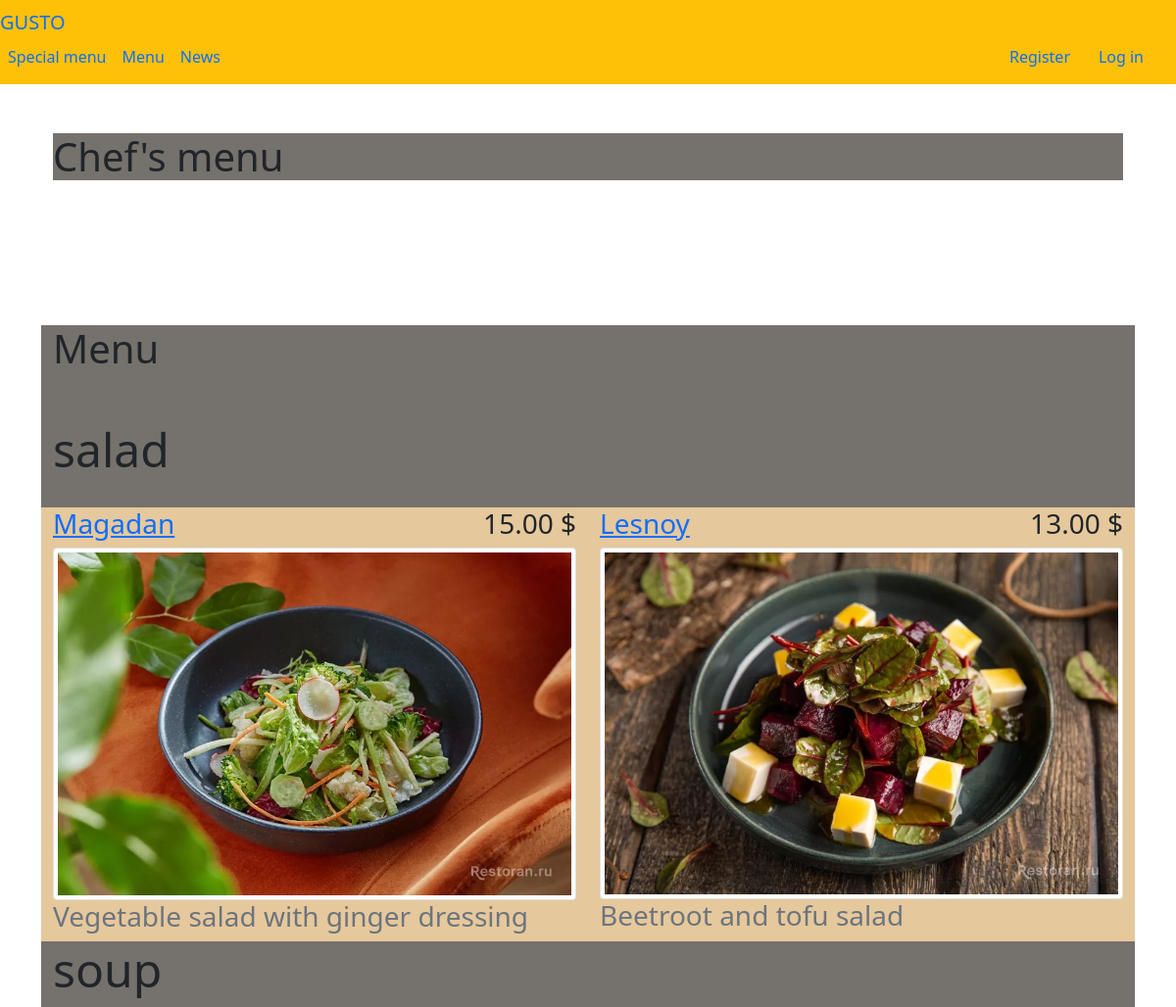
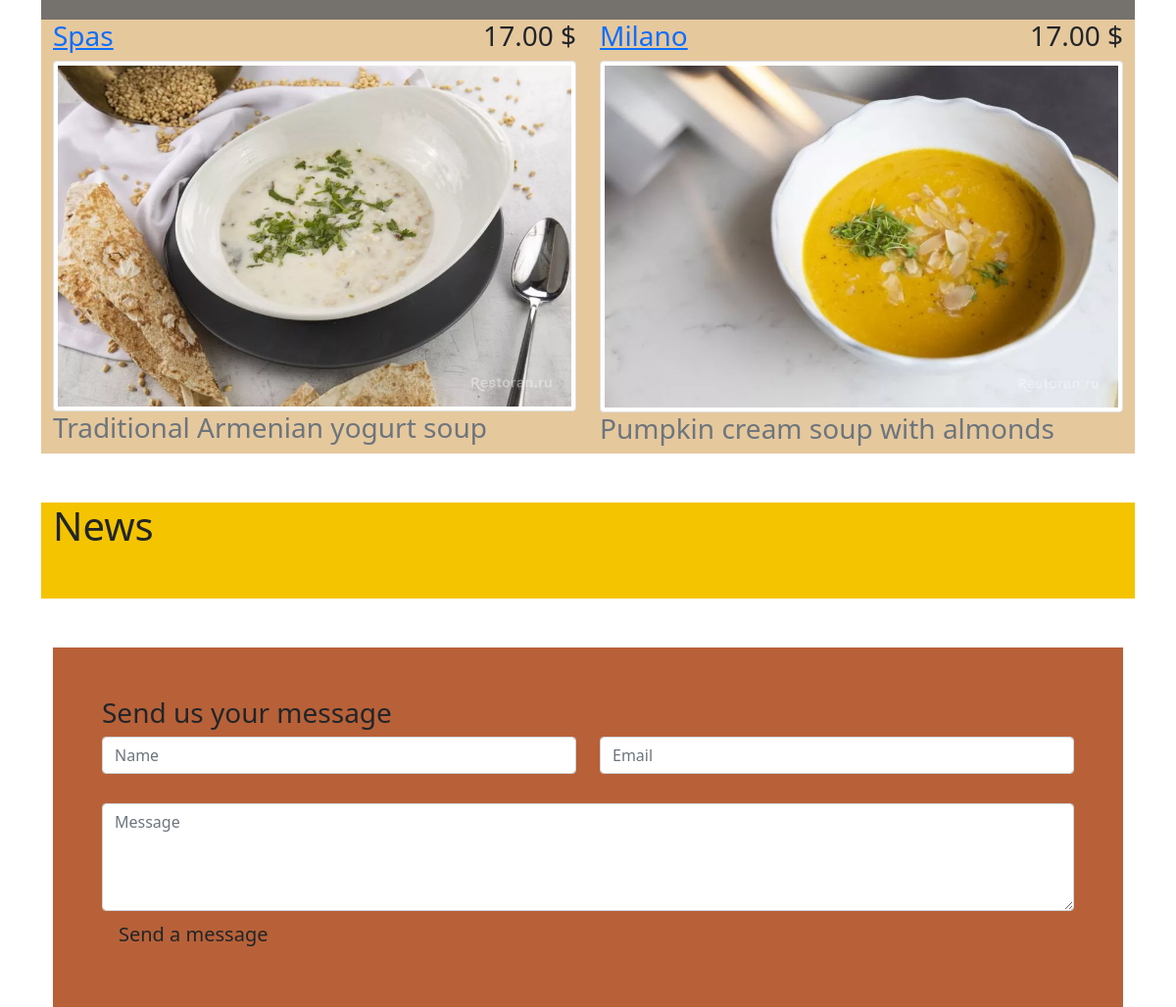
The page / on the database its author committed (2 pictures, top to bottom).
### main_gusto/models.py (models this page shows, shortened)
class Category(models.Model):
    title = models.CharField(max_length=50)
    category_order = models.IntegerField()
    is_visible = models.BooleanField(default=True)
    is_special = models.BooleanField(default=False)

class Dish(models.Model):
    def get_file_name_dishes(self, filename):
        ext = filename.split('.')[-1]
        filename = f'{uuid4()}.{ext}'
        return os.path.join('images/dishes/', filename)
    title = models.CharField(max_length=50)
    price = models.DecimalField(max_digits=7, decimal_places=2)
    is_visible = models.BooleanField(default=True)
    description = models.CharField(max_length=300, null=True)
    photo = models.ImageField(upload_to=get_file_name_dishes)
    category = models.ForeignKey(Category, on_delete=models.CASCADE)

### main_gusto/views.py (the view)
# urls.py: path('', main, name='main'),
def main(request):
    if request.method == 'POST':
        form = UserMessageForm(request.POST)
        if form.is_valid():
            form.save()
            return redirect('/')
    banners = Banners.objects.filter(is_visible=True)
    special_categories = Category.objects.filter(is_visible=True).filter(is_special=True).order_by('category_order')
    for item in special_categories:
        item.dishes = Dish.objects.filter(category=item.pk).filter(is_visible=True)
    categories = Category.objects.filter(is_visible=True).filter(is_special=False).order_by('category_order')
    for item in categories:
        item.dishes = Dish.objects.filter(category=item.pk).filter(is_visible=True)
    events = Events.objects.filter(event_date__gte = datetime.date.today())
    users_masseges_form = UserMessageForm
    return render(request, 'index.html', context={'categories':categories,
                                                  'special_categories' : special_categories,
                                                  'banners' : banners,
                                                  'events' : events,
                                                  'form':users_masseges_form})

### main_gusto/templates/index.html (shortened to what this page needs)
{%  extends 'base.html' %}
{% block content %}
    <div class="container body-content" >
     <section id="special_menu">
        <div class="container body-content" >
                <h1 style="background: #75716D;margin: 50px 0px">Chef's menu</h1>
        </div>
    </section>
    <br><br>
    <section style="background: #75716D;"id="menu">
        <div class="container body-content" syle="background color: #FFDEA2">
                <h1 style="margin: 50px 0px">Menu</h1>
                <div class="row">
                {% for items in categories %}
                     <h2 style="margin-bottom: 30px" class="display-5">{{ items.title }}</h2>
                        {% for dish in items.dishes %}
                                <div style="background: #E6C89D;" class="col-6">
                                    <div class="row">
                                        <div class="col-6"><h3><a href="/menu/{{ dish.pk }}">{{ dish.title }}</a></h3></div>
                                        <div class="col-6"><h3 align="right" >{{ dish.price }} $</h3></div>
                                        <div class="col-12"><img src="{{ dish.photo.url }}" class="img-thumbnail"></img></div>
                                        <div class="col-12"><h3 class="text-muted">{{ dish.description }}</h3></div>
                                    </div>
                                </div>
                            {% endfor %}
                {% endfor %}
            </div>
        </div>
    </section>
    <section style="background: #F5C400;"id="events">
        <div class="container body-content">
                <h1 style="margin: 50px 0px">News</h1>
        </div>
    </section>
    <section id="reservation">
    <div class="container">
    <div style="background: #B86138; margin-top: 50px; padding: 50px">
        <h3>Send us your message</h3>
            <form name="sendMessage" id="contactForm" novalidate action="" method="post">
                <div class="row">
                    <div class="col-md-6">
                        {{ form.user_name }}
                    </div>
                    <div class="col-md-6">
                        {{ form.user_email }}
                    </div>
                </div>
                <div style="margin-top: 30px" class="row">
                    <div class="col-md-12">
                        {{ form.message }}
                        <button type="submit" class="btn btn-custom btn-lg">Send a message</button>
                    </div>
                </div>
            </form></div>
    </div>
</section>
{% endblock %}

### templates/base.html (shortened to what this page needs)
<!doctype html>
<html lang="en">
  <head>
    <link href="https://cdn.jsdelivr.net/npm/bootstrap@5.0.0-beta1/dist/css/bootstrap.min.css" rel="stylesheet">
  </head>
  <body>
   <nav class="navbar navbar-expand-lg navbar-white bg-warning">
      <div class="container-justify">
        <a class="navbar-brand" href="/">GUSTO</a>
        <div class="collapse navbar-collapse" id="navbarSupportedContent">
          <ul class="navbar-nav me-auto mb-2 mb-lg-0">
            <li class="nav-item">
              <a class="nav-link"  href="/#special_menu">Special menu</a>
            </li>
              <li class="nav-item">
              <a class="nav-link"  href="/#menu">Menu</a>
            </li>
              <li class="nav-item">
              <a class="nav-link"  href="/#events">News</a>
            </li>
          {% if not user.is_authenticated %}
              <li style="position: absolute; right: 100px" class="nav-item">
              <a  class="nav-link"  href="/register">Register</a>
            </li>
              <li style="position: absolute; right: 25px" class="nav-item">
              <a class="nav-link"  href="/login">Log in</a>
            </li>
              {% else %}
              <li style="position: absolute; right: 25px" class="nav-item">
              <a class="nav-link"  href="/logout">Log out</a>
            </li>
          {% endif %}
          </ul>
        </div>
      </div>
    </nav>
  {% block content %}
   {%  endblock %}
  </body>
</html>

### rows shown on the page
Category: title "salad"
Dish: title "Magadan", price "15.00", photo (picture), description "Vegetable salad with ginger dressing"
Dish: title "Lesnoy", price "13.00", photo (picture), description "Beetroot and tofu salad"
Category: title "soup"
Dish: title "Spas", price "17.00", photo (picture), description "Traditional Armenian yogurt soup"
Dish: title "Milano", price "17.00", photo (picture), description "Pumpkin cream soup with almonds"
